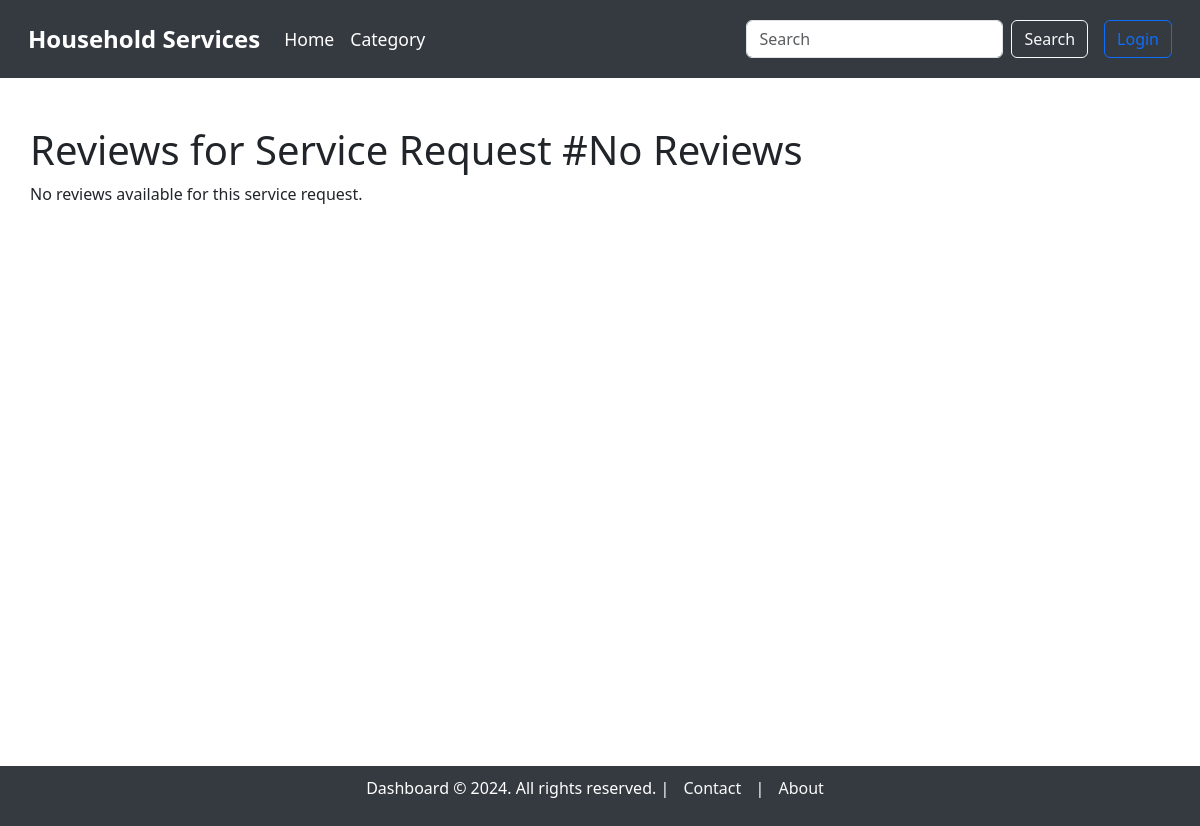
The app's page /reviews/2, older data.
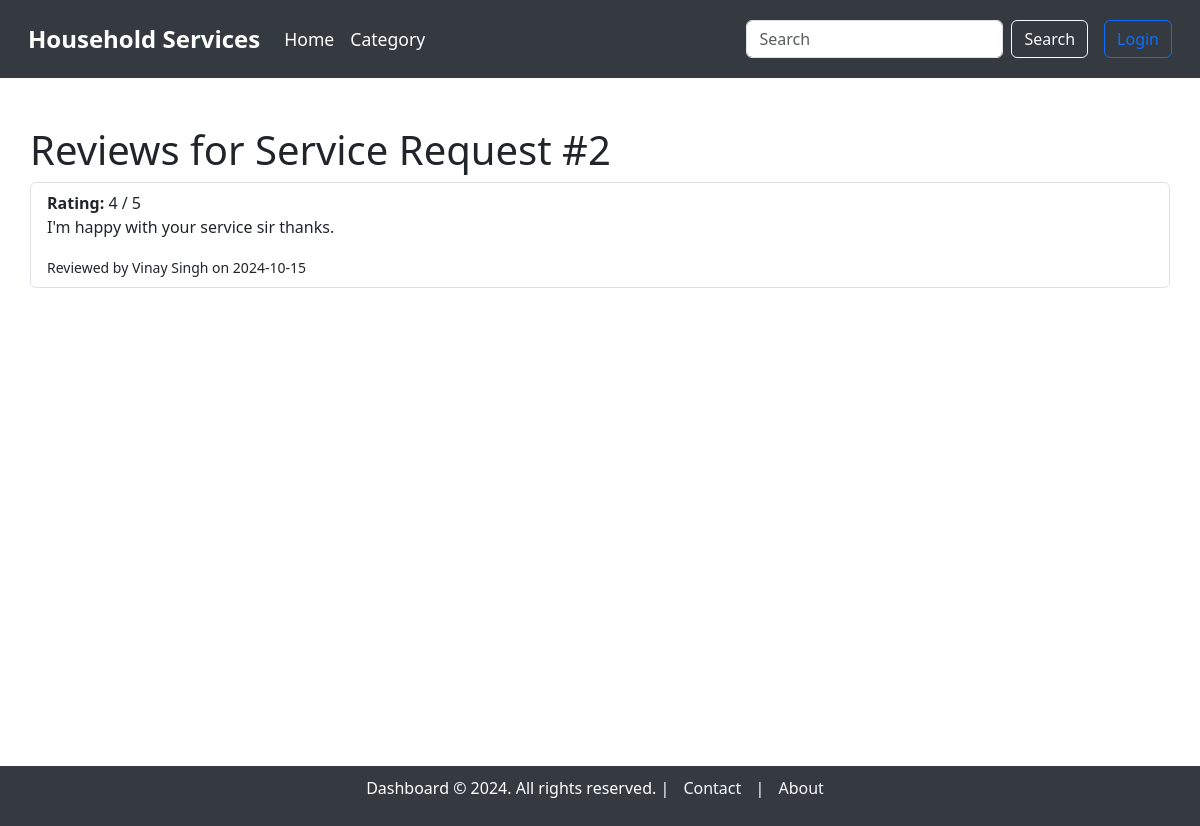
The same page, newer data.
### model.py (models this page shows, shortened)
class Review(db.Model):
    __tablename__ = 'reviews'
    review_id = db.Column(db.Integer, primary_key=True, autoincrement=True)
    service_id = db.Column(db.Integer, db.ForeignKey('service.service_id'), nullable=False)
    service_request_id = db.Column(db.Integer, db.ForeignKey('service_requests.service_request_id'), nullable=False)  # Link to the specific service request
    customer_id = db.Column(db.Integer, db.ForeignKey('users.user_id'), nullable=False)
    supplier_id = db.Column(db.Integer, db.ForeignKey('users.user_id'), nullable=False)
    rating = db.Column(db.Integer, nullable=False)  # Rating from 1 to 5
    comment = db.Column(db.String(500))  # Optional comment for the review
    created_at = db.Column(db.DateTime, default=datetime.utcnow)
    service = db.relationship('Service', backref='reviews')
    service_request = db.relationship('ServiceRequest', backref='reviews')  # Relationship to service request
    customer = db.relationship('User', foreign_keys=[customer_id], backref='customer_reviews')
    supplier = db.relationship('User', foreign_keys=[supplier_id], backref='supplier_reviews')

class User(db.Model):
    __tablename__ = "users"
    user_id = db.Column(db.Integer, autoincrement=True, primary_key=True)
    full_name = db.Column(db.String, nullable=False)
    username = db.Column(db.String, unique=True, nullable=False)
    email = db.Column(db.String, unique=True, nullable=False)
    password = db.Column(db.String, nullable=False)
    address = db.Column(db.String, nullable=False)
    pincode = db.Column(db.String, nullable=False)
    role = db.Column(db.String, nullable=False)  # 'customer' or 'supplier'
    service_name = db.Column(db.String)  # Only applicable if the user is a supplier
    experience_years = db.Column(db.Integer)  # Only applicable if the user is a supplier
    document = db.Column(db.String)  # Path or name of the uploaded document, only for suppliers
    is_verified = db.Column(db.Boolean, default=False)  # For supplier verification
    is_blocked = db.Column(db.Boolean, default=False)  # For blocking/unblocking users

### main.py (the view)
@app.route('/reviews/<int:service_request_id>', methods=['GET'])
def view_reviews(service_request_id):
    reviews = Review.query.filter_by(service_request_id=service_request_id).all()
    if not reviews:
        if session.get('role') == 'admin':
            flash("No reviews found for this service request.", "info")
            return redirect(url_for('admin_dashboard'))
        elif session.get('role') == 'supplier':
            flash("No reviews found for this service request.", "info")
            return redirect(url_for('supplier_dashboard'))
    return render_template('reviews/view_reviews.html', reviews=reviews)

### templates/reviews/view_reviews.html (shortened to what this page needs)
{% extends 'base_dashboard.html' %}
{% block content %}
<div class="container mt-5">
    <h1>Reviews for Service Request #{{ reviews[0].service_request_id if reviews else 'No Reviews' }}</h1>
    {% if reviews %}
        <ul class="list-group">
            {% for review in reviews %}
                <li class="list-group-item">
                    <strong>Rating:</strong> {{ review.rating }} / 5
                    <p>{{ review.comment }}</p>
                    <small>Reviewed by {{ review.customer.full_name }} on {{ review.created_at.strftime('%Y-%m-%d') }}</small>
                </li>
            {% endfor %}
        </ul>
    {% else %}
        <p>No reviews available for this service request.</p>
    {% endif %}
</div>
{% endblock %}

### templates/base_dashboard.html (shortened to what this page needs)
<!DOCTYPE html>
<html lang="en">
<head>
    <link href="https://cdn.jsdelivr.net/npm/bootstrap@5.3.3/dist/css/bootstrap.min.css" rel="stylesheet"
>
</head>
<body>
    <nav class="navbar navbar-expand-lg">
        <div class="container-fluid">
            <a class="navbar-brand" href="/">Household Services</a>
            <div class="collapse navbar-collapse" id="navbarNavDropdown">
                <ul class="navbar-nav me-auto mb-2 mb-lg-0">
                    <li class="nav-item">
                        <a class="nav-link" href="/">Home</a>
                    </li>
                    <li class="nav-item">
                        <a class="nav-link" href="/category/category_dashboard.html">Category</a>
                    </li>
                </ul>
                <form class="d-flex me-3" action="/search" method="GET">
                    <input class="form-control me-2" type="search" name="query" placeholder="Search" aria-label="Search">
                    <button class="btn btn-outline-light" type="submit">Search</button>
                </form>
                <ul class="navbar-nav">
                    {% if session.get('username') %}
                        <li class="nav-item dropdown">
                            <a class="nav-link dropdown-toggle" href="#" id="accountDropdown" role="button"
                                data-bs-toggle="dropdown" aria-expanded="false">
                                Account
                            </a>
                            <ul class="dropdown-menu" aria-labelledby="accountDropdown">
                                <li><a class="dropdown-item" href="{{ url_for('profile', user_id=session.get('user_id')) }}">Profile</a></li>
                                <li><a class="dropdown-item" href="{% if session.get('role') == 'supplier' %}{{ url_for('supplier_dashboard') }}{% elif session.get('role') == 'customer' %}{{ url_for('customer_dashboard') }}{% elif session.get('role') == 'admin' %}{{ url_for('admin_dashboard') }}{% endif %}">Dashboard</a></li>
                                <li><a class="dropdown-item" href="{{ url_for('view_service_requests') }}">Service Requests</a></li>
                                {% if session.get('role') == 'admin' %}
                                    <li><a class="dropdown-item" href="{{ url_for('member_list') }}">Member List</a></li>
                                {% endif %}
                            </ul>
                        </li>
                        <li class="nav-item">
                            <form action="{{ url_for('logout') }}" method="POST" class="d-inline">
                                <button type="submit" class="btn btn-outline-danger">Logout</button>
                            </form>
                        </li>
                    {% else %}
                        <li class="nav-item">
                            <a class="btn btn-outline-primary" href="/login">Login</a>
                        </li>
                    {% endif %}
                </ul>
            </div>
        </div>
    </nav>
    <div class="container mt-5" style="min-height: 80vh;">
        {% block content %}
        {% endblock %}
    </div>
    <footer>
        <p>Dashboard © 2024. All rights reserved. |
            <a href="/contact">Contact</a> |
            <a href="/about">About</a>
        </p>
    </footer>
</body>
</html>

### templates/base_dashboard.html (style rules this page uses)
.navbar-brand { font-weight: bold; font-size: 1.5rem; }
.nav-item .nav-link { font-size: 1.1rem; }
.navbar { background-color: #343a40; padding: 1rem; }
.navbar .nav-link, .navbar .navbar-brand { color: white; }
footer { background-color: #343a40; color: white; padding: 10px 0; text-align: center; width: 100%; position: relative; bottom: 0; }
footer a { color: #f8f9fa; margin: 0 10px; text-decoration: none; }
body { overflow-x: hidden; }
.container { max-width: 100%; padding: 0 15px; }

Row changes from the older to the newer data that the page shows:
added Review: service_request "2", rating "4", comment "I'm happy with your service sir thanks.", customer.full_name "Vinay Singh", created_at "2024-10-15"
Text that changed along with them:
{{ reviews[0].service_request_id if reviews else 'No Reviews' }}: "No Reviews" → (not shown)
text no longer shown: "No reviews available for this service request."
